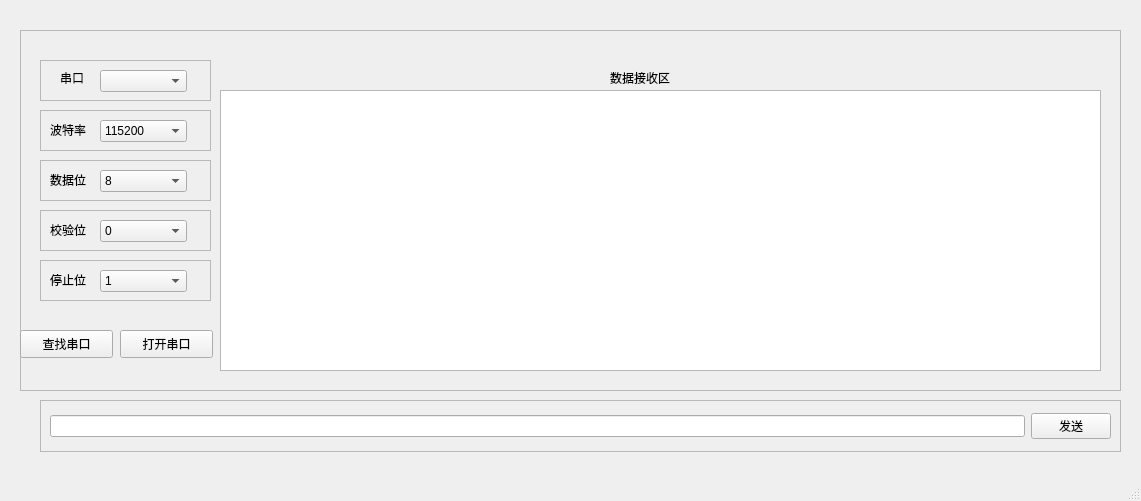
<?xml version="1.0" encoding="UTF-8"?>
<ui version="4.0">
 <class>MainWindow</class>
 <widget class="QMainWindow" name="MainWindow">
  <property name="geometry">
   <rect>
    <x>0</x>
    <y>0</y>
    <width>1141</width>
    <height>501</height>
   </rect>
  </property>
  <property name="windowTitle">
   <string>MainWindow</string>
  </property>
  <widget class="QWidget" name="centralwidget">
   <widget class="QFrame" name="frame_6">
    <property name="geometry">
     <rect>
      <x>40</x>
      <y>400</y>
      <width>1081</width>
      <height>52</height>
     </rect>
    </property>
    <property name="frameShape">
     <enum>QFrame::StyledPanel</enum>
    </property>
    <property name="frameShadow">
     <enum>QFrame::Raised</enum>
    </property>
    <layout class="QHBoxLayout" name="horizontalLayout">
     <item>
      <widget class="QLineEdit" name="lineEdit_send"/>
     </item>
     <item>
      <widget class="QPushButton" name="send">
       <property name="text">
        <string>发送</string>
       </property>
      </widget>
     </item>
    </layout>
   </widget>
   <widget class="QFrame" name="frame_7">
    <property name="geometry">
     <rect>
      <x>20</x>
      <y>30</y>
      <width>1101</width>
      <height>361</height>
     </rect>
    </property>
    <property name="frameShape">
     <enum>QFrame::StyledPanel</enum>
    </property>
    <property name="frameShadow">
     <enum>QFrame::Raised</enum>
    </property>
    <widget class="QFrame" name="frame_5">
     <property name="geometry">
      <rect>
       <x>20</x>
       <y>230</y>
       <width>171</width>
       <height>41</height>
      </rect>
     </property>
     <property name="frameShape">
      <enum>QFrame::StyledPanel</enum>
     </property>
     <property name="frameShadow">
      <enum>QFrame::Raised</enum>
     </property>
     <widget class="QComboBox" name="comboBox_stop">
      <property name="geometry">
       <rect>
        <x>60</x>
        <y>10</y>
        <width>87</width>
        <height>22</height>
       </rect>
      </property>
      <item>
       <property name="text">
        <string>1</string>
       </property>
      </item>
     </widget>
     <widget class="QLabel" name="label_6">
      <property name="geometry">
       <rect>
        <x>10</x>
        <y>10</y>
        <width>51</width>
        <height>20</height>
       </rect>
      </property>
      <property name="text">
       <string>停止位</string>
      </property>
     </widget>
    </widget>
    <widget class="QFrame" name="frame_2">
     <property name="geometry">
      <rect>
       <x>20</x>
       <y>80</y>
       <width>171</width>
       <height>41</height>
      </rect>
     </property>
     <property name="frameShape">
      <enum>QFrame::StyledPanel</enum>
     </property>
     <property name="frameShadow">
      <enum>QFrame::Raised</enum>
     </property>
     <widget class="QComboBox" name="comboBox_baud">
      <property name="geometry">
       <rect>
        <x>60</x>
        <y>10</y>
        <width>87</width>
        <height>22</height>
       </rect>
      </property>
      <item>
       <property name="text">
        <string>115200</string>
       </property>
      </item>
      <item>
       <property name="text">
        <string>9600</string>
       </property>
      </item>
      <item>
       <property name="text">
        <string>921600</string>
       </property>
      </item>
     </widget>
     <widget class="QLabel" name="label_2">
      <property name="geometry">
       <rect>
        <x>10</x>
        <y>10</y>
        <width>51</width>
        <height>20</height>
       </rect>
      </property>
      <property name="text">
       <string>波特率</string>
      </property>
     </widget>
    </widget>
    <widget class="QFrame" name="frame_4">
     <property name="geometry">
      <rect>
       <x>20</x>
       <y>180</y>
       <width>171</width>
       <height>41</height>
      </rect>
     </property>
     <property name="frameShape">
      <enum>QFrame::StyledPanel</enum>
     </property>
     <property name="frameShadow">
      <enum>QFrame::Raised</enum>
     </property>
     <widget class="QComboBox" name="comboBox_parity">
      <property name="geometry">
       <rect>
        <x>60</x>
        <y>10</y>
        <width>87</width>
        <height>22</height>
       </rect>
      </property>
      <item>
       <property name="text">
        <string>0</string>
       </property>
      </item>
     </widget>
     <widget class="QLabel" name="label_5">
      <property name="geometry">
       <rect>
        <x>10</x>
        <y>10</y>
        <width>51</width>
        <height>20</height>
       </rect>
      </property>
      <property name="text">
       <string>校验位</string>
      </property>
     </widget>
    </widget>
    <widget class="QFrame" name="frame_3">
     <property name="geometry">
      <rect>
       <x>20</x>
       <y>130</y>
       <width>171</width>
       <height>41</height>
      </rect>
     </property>
     <property name="frameShape">
      <enum>QFrame::StyledPanel</enum>
     </property>
     <property name="frameShadow">
      <enum>QFrame::Raised</enum>
     </property>
     <widget class="QComboBox" name="comboBox_bit">
      <property name="geometry">
       <rect>
        <x>60</x>
        <y>10</y>
        <width>87</width>
        <height>22</height>
       </rect>
      </property>
      <item>
       <property name="text">
        <string>8</string>
       </property>
      </item>
      <item>
       <property name="text">
        <string>7</string>
       </property>
      </item>
      <item>
       <property name="text">
        <string>6</string>
       </property>
      </item>
      <item>
       <property name="text">
        <string>5</string>
       </property>
      </item>
     </widget>
     <widget class="QLabel" name="label_4">
      <property name="geometry">
       <rect>
        <x>10</x>
        <y>10</y>
        <width>51</width>
        <height>20</height>
       </rect>
      </property>
      <property name="text">
       <string>数据位</string>
      </property>
     </widget>
    </widget>
    <widget class="QFrame" name="frame">
     <property name="geometry">
      <rect>
       <x>20</x>
       <y>30</y>
       <width>171</width>
       <height>41</height>
      </rect>
     </property>
     <property name="frameShape">
      <enum>QFrame::StyledPanel</enum>
     </property>
     <property name="frameShadow">
      <enum>QFrame::Raised</enum>
     </property>
     <widget class="QComboBox" name="comboBox_port">
      <property name="geometry">
       <rect>
        <x>60</x>
        <y>10</y>
        <width>87</width>
        <height>22</height>
       </rect>
      </property>
     </widget>
     <widget class="QLabel" name="label">
      <property name="geometry">
       <rect>
        <x>20</x>
        <y>10</y>
        <width>41</width>
        <height>16</height>
       </rect>
      </property>
      <property name="text">
       <string>串口</string>
      </property>
     </widget>
    </widget>
    <widget class="QTextEdit" name="textEdit_get">
     <property name="geometry">
      <rect>
       <x>200</x>
       <y>60</y>
       <width>881</width>
       <height>281</height>
      </rect>
     </property>
    </widget>
    <widget class="QPushButton" name="open">
     <property name="geometry">
      <rect>
       <x>100</x>
       <y>300</y>
       <width>93</width>
       <height>28</height>
      </rect>
     </property>
     <property name="text">
      <string>打开串口</string>
     </property>
    </widget>
    <widget class="QLabel" name="label_3">
     <property name="geometry">
      <rect>
       <x>590</x>
       <y>40</y>
       <width>181</width>
       <height>16</height>
      </rect>
     </property>
     <property name="text">
      <string>数据接收区</string>
     </property>
    </widget>
    <widget class="QPushButton" name="check">
     <property name="geometry">
      <rect>
       <x>0</x>
       <y>300</y>
       <width>93</width>
       <height>28</height>
      </rect>
     </property>
     <property name="text">
      <string>查找串口</string>
     </property>
    </widget>
   </widget>
  </widget>
  <widget class="QMenuBar" name="menubar">
   <property name="geometry">
    <rect>
     <x>0</x>
     <y>0</y>
     <width>1141</width>
     <height>26</height>
    </rect>
   </property>
  </widget>
  <widget class="QStatusBar" name="statusbar"/>
 </widget>
 <resources/>
 <connections/>
</ui>
